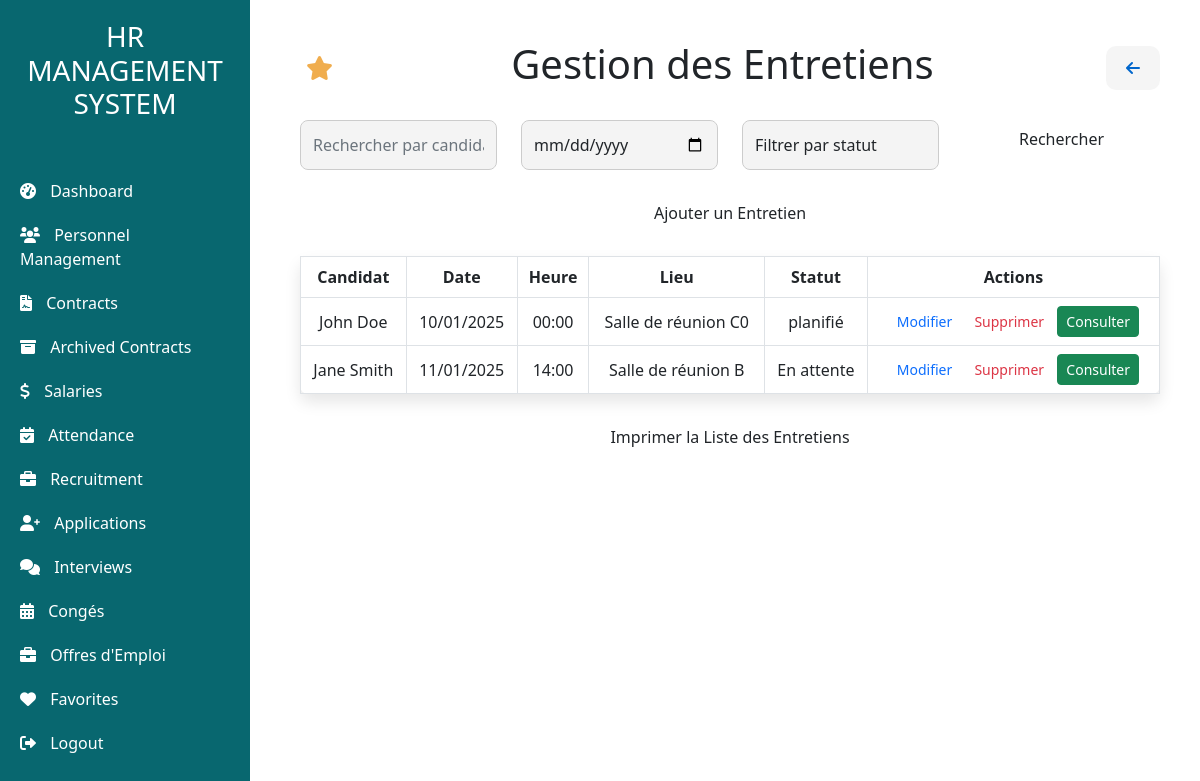
/Entretien/liste_entretiens (signed in), run on the app's committed database.
### recrutement/models.py (models this page shows, shortened)
class Candidature(models.Model):
    class StatutCandidatureChoices(models.TextChoices):
        EN_ATTENTE = 'En attente', _('En attente')
        ACCEPTE = 'Accepté', _('Accepté')
        REJETE = 'Rejeté', _('Rejeté')
    id_candidature = models.AutoField(primary_key=True)
    id_offre = models.ForeignKey(Offre_emploi, on_delete=models.CASCADE, related_name="candidatures")  # Cascade delete
    nom_candidat = models.CharField(max_length=100, verbose_name=_("Candidate Name"))
    email_candidat = models.EmailField(verbose_name=_("Candidate Email"), null=True, blank=True)
    telephone_candidat = models.IntegerField(verbose_name=_("Candidate Telephone"), null=True, blank=True)
    cv = models.FileField(upload_to='candidatures/cv/', verbose_name=_("Resume"))
    lettre_motivation = models.TextField(verbose_name=_("Cover Letter"), null=True, blank=True)
    date_candidature = models.DateTimeField(default=timezone.now, verbose_name=_("Application Date"))
    statut_candidature = models.CharField(
        max_length=20,
        choices=StatutCandidatureChoices.choices,
        default=StatutCandidatureChoices.EN_ATTENTE,
        verbose_name=_("Application Status"),
    )
    class Meta:
        verbose_name = _("Candidature")
        verbose_name_plural = _("Candidatures")
        ordering = ['-date_candidature']

class Entretien(models.Model):
    id_entretien = models.AutoField(primary_key=True)
    id_candidature = models.ForeignKey(Candidature, on_delete=models.CASCADE, related_name="entretiens")  # Cascade delete
    date_entretien = models.DateTimeField(verbose_name=_("Interview Date"))
    lieu_entretien = models.CharField(max_length=255, verbose_name=_("Interview Location"))
    statut_entretien = models.CharField(max_length=50, verbose_name=_("Interview Status"), default="Scheduled")
    notes = models.TextField(verbose_name=_("Interview Notes"), null=True, blank=True)
    class Meta:
        verbose_name = _("Entretien")
        verbose_name_plural = _("Entretiens")

### recrutement/views.py (the view)
# urls.py: path('Entretien/liste_entretiens', recrutement_views.liste_entretiens, name='liste_entretiens'),
@login_required
def liste_entretiens(request):
    candidat_query = request.GET.get('candidat', '').strip()
    statut_query = request.GET.get('statut', '').strip()
    date_entretien_query = request.GET.get('date_entretien', '').strip()
    entretiens = Entretien.objects.all()
    if candidat_query:
        entretiens = entretiens.filter(candidature__nom_candidat__icontains=candidat_query)
    if statut_query:
        entretiens = entretiens.filter(statut_entretien__iexact=statut_query)
    if date_entretien_query:
        try:
            date_entretien = datetime.strptime(date_entretien_query, '%Y-%m-%d').date()
            entretiens = entretiens.filter(date_entretien=date_entretien)
        except ValueError:
            pass
    entretiens_data = []
    for entretien in entretiens:
        entretiens_data.append({
            'id': entretien.id_entretien,
            'candidat': entretien.id_candidature.nom_candidat,
            'date_entretien': entretien.date_entretien,
            'heure': entretien.date_entretien.strftime('%H:%M'),
            'lieu': entretien.lieu_entretien,
            'statut': entretien.statut_entretien,
        })
    print(entretiens_data)
    return render(request, 'entretien/liste_entretiens.html', {'entretiens': entretiens_data
                                                               , 'current_url': request.path.lstrip('/')})

### recrutement/templates/entretien/liste_entretiens.html (shortened to what this page needs)
<!DOCTYPE html>
<html lang="fr">
<head>
    <link href="https://cdn.jsdelivr.net/npm/bootstrap@5.3.0/dist/css/bootstrap.min.css" rel="stylesheet">
</head>
<body>
    {% extends "base.html" %}
    {% block content %}
    <div class="main-content">
        <div class="d-flex justify-content-between align-items-center mb-4">
            <form method="post" action="{% url 'ajouter_favoris' current_url=current_url %}">
                <button type="submit" class="favorite-btn" title="Add to Favorites">
                    <i class="fas fa-star"></i>
                </button>
            </form>
            <h1>Gestion des Entretiens</h1>
            <a href="javascript:history.back()" class="go-back-btn" title="Go Back">
                <i class="fas fa-arrow-left"></i>
            </a>
        </div>
        <div class="filter-bar my-4 row">
            <div class="col-md-3">
                <input type="text" class="form-control" name="search_candidate" placeholder="Rechercher par candidat" value="{{ request.GET.search_candidate }}">
            </div>
            <div class="col-md-3">
                <input type="date" class="form-control" name="search_date" value="{{ request.GET.search_date }}">
            </div>
            <div class="col-md-3">
                <select class="form-control" name="search_status">
                    <option value="">Filtrer par statut</option>
                </select>
            </div>
            <div class="col-md-3 text-center">
                <button type="submit" class="btn btn-custom">Rechercher</button>
            </div>
        </div>
        <div class="mb-4 text-center">
            <a href="{% url 'ajouter_entretien' %}" class="btn btn-custom">Ajouter un Entretien</a>
        </div>
        <div id="printableArea">
            <table id="interviewTable" class="table table-bordered">
                <thead>
                    <tr>
                        <th>Candidat</th>
                        <th>Date</th>
                        <th>Heure</th>
                        <th>Lieu</th>
                        <th>Statut</th>
                        <th>Actions</th>
                    </tr>
                </thead>
                <tbody>
                    {% for entretien in entretiens %}
                    <tr>
                        {% if entretien %}
                        <td>{{ entretien.candidat }}</td>
                        <td>{{ entretien.date_entretien|date:"d/m/Y" }}</td>
                        <td>{{ entretien.heure }}</td>
                        <td>{{ entretien.lieu }}</td>
                        <td>{{ entretien.statut }}</td>
                        <td>
                            <a href="{% url 'modifier_entretien' entretien.id %}" class="btn text-primary btn-sm">Modifier</a>
                            <a href="{% url 'supprimer_entretien' entretien.id %}" class="btn text-danger btn-sm">Supprimer</a>
                            <a href="{% url 'consulter_entretien' entretien.id %}" class="btn btn-success btn-sm">Consulter</a>
                        </td>
                        {% endif %}
                    </tr>
                    {% empty %}
                    <tr>
                        <td colspan="6" class="text-center">Aucun entretien trouvé.</td>
                    </tr>
                    {% endfor %}
                </tbody>
            </table>
        </div>
        <div class="text-center mt-4">
            <button onclick="printTable()" class="btn btn-custom">Imprimer la Liste des Entretiens</button>
        </div>
    </div>
    {% endblock %}

### recrutement/templates/entretien/liste_entretiens.html (style rules this page uses)
body { font-family: 'Roboto', sans-serif; background-color: #f4f6f9; color: #333; }
.main-content { padding: 20px; }
.btn-custom { background-color: #08676F; color: #fff; text-decoration: none; padding: 10px 15px; border-radius: 5px; transition: background-color 0.3s; }
.go-back-btn { background-color: #f5f5f5; color: #0066cc; border: none; padding: 10px 20px; font-size: 1rem; font-weight: bold; border-radius: 10px; transition: background-color 0.3s ease; }
.favorite-btn { background-color: transparent; border: none; color: #f0ad4e; font-size: 1.5rem; cursor: pointer; transition: color 0.3s ease; }
.filter-bar input, .filter-bar select { width: 100%; padding: 12px; border-radius: 8px; border: 1px solid #ccc; background-color: #f4f4f4; font-size: 16px; transition: border 0.3s; }
.table th, .table td { text-align: center; vertical-align: middle; }
.table { background-color: #fff; border-radius: 8px; box-shadow: 0 8px 16px rgba(0, 0, 0, 0.1); }
.btn-sm { font-size: 0.9rem; }

### data on the page
Candidature: candidat "John Doe"
Entretien: date_entretien "10/01/2025", lieu "Salle de réunion C0", statut "planifié"
Candidature: candidat "Jane Smith"
Entretien: date_entretien "11/01/2025", lieu "Salle de réunion B", statut "En attente"

### other printed values
{{ entretien.heure }} "00:00" "14:00"
